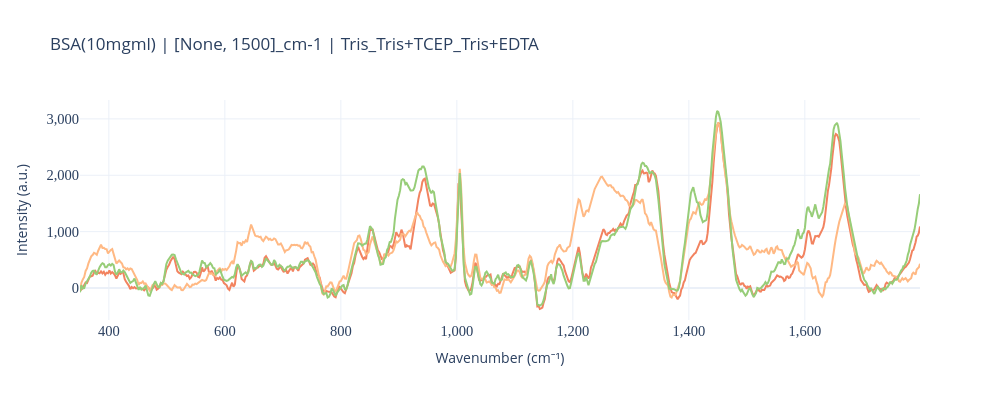
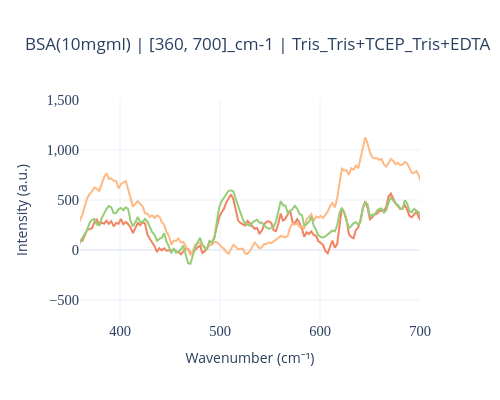
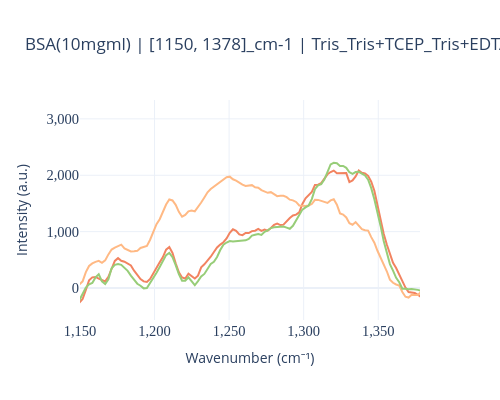
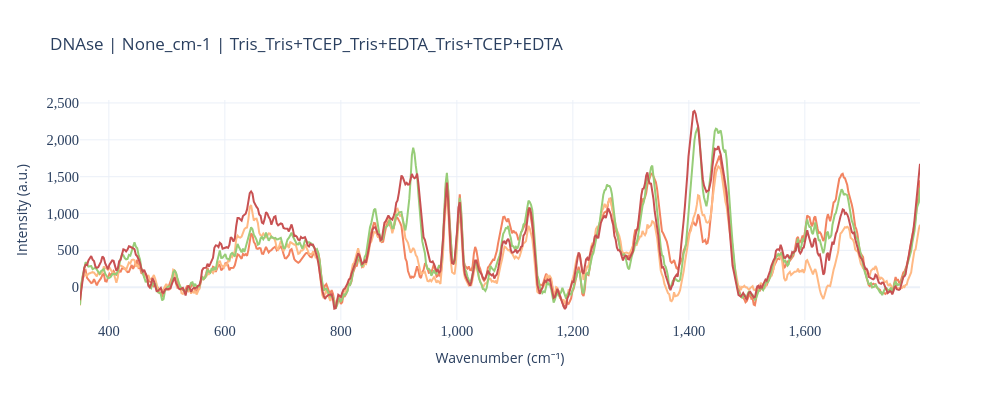

The notebook cell these images were saved under, in order:
### Code cell
data_dir = pub_data_dir# real_NAS / 'Wasatch-Raman_785/2025-12-10/buffers_BSA_dnase_igg'
# data_dir = real_NAS / 'Wasatch-Raman_785/2025-12-10/buffers_catalase'
# data_dir = real_NAS / 'Wasatch-Raman_785/2025-12-10/buffers_rubisco'

data_list, sample_df = collect_spectra_from_dir(data_dir, 'instantraman', recursive=True)

pipeline = rp.preprocessing.Pipeline(
    [
        rp.preprocessing.misc.Cropper(region=(350, 1800)),
        rp.preprocessing.despike.WhitakerHayes(),
        rp.preprocessing.denoise.SavGol(window_length=5, polyorder=3),
        # rp.preprocessing.baseline.ASPLS(lam=5e4),
        rp.preprocessing.baseline.ModPoly(poly_order=9),
        # rp.preprocessing.normalise.AUC(),
    ]
)

xranges = {'BSA(10mgml)': [[None,1500], [360, 700], [1150,1378]],
           'DNAse': [None, [360, 700], [1150,1378]],
           'CytC [high]': [None, [360, 700], [1500,1650]]
           }
yranges = {'BSA(10mgml)': [None, [-700,1500], None],
           'DNAse': [None, [-300, 1500], None],
           'CytC [high]': [None, None, None]}

fig_heights = {'BSA(10mgml)': [fig_height, fig_height, fig_height],
               'DNAse': [fig_height, fig_height, fig_height],
               'CytC [high]': [fig_height, fig_height, fig_height]}
fig_widths = {'BSA(10mgml)': [fig_width, fig_width*0.5, fig_width*0.5],
              'DNAse': [fig_width, fig_width*0.5, fig_width*0.5],
              'CytC [high]': [fig_width, fig_width*0.5, fig_width*0.5]}

n_groups = sample_df['Group ID'].nunique()

sampled_custom_colors = apc.palettes.primary # pcolors.sample_colorscale(px.colors.qualitative.Bold, samplepoints=n_groups)

def generate_subtract_dict()
subtract_id = '2025-12-10/Tris'

# subtract_id = {'2025-12-10/BSA(10mgml)': '2025-12-10/Tris',
#                '2025-12-10/DNAse': '2025-12-10/Tris',
#                '2025-12-13/CytC [high]': '2025-12-13/Tris'}
buffers = {'BSA(10mgml)': ['Tris', 'Tris+TCEP', 'Tris+EDTA'],
           'DNAse': ['Tris', 'Tris+TCEP', 'Tris+EDTA', 'Tris+TCEP+EDTA'],
           'CytC [high]': ['Tris', 'Tris+TCEP', 'Tris+EDTA', 'Tris+TCEP+EDTA']}


for protein in xranges.keys():
    for i, (xrange, yrange) in enumerate(zip(xranges[protein], yranges[protein])):
        buffer_subset = buffers[protein]
        buffer_str = '_'.join(buffer_subset)
        include_samples = [n for n in sample_df['Name'] if (any(n.endswith(buf) for buf in buffer_subset) and protein in n)]
        include_samples += [subtract_id]# list(subtract_id.values())

        f, names, rp_container = plot_spectra_in_dir(data_list,
                            col_to_plot = "Intensity (dark-subtracted)",
                            data_dir = data_dir,
                            subtract_id=subtract_id, # None if ('BSA' in protein) and ('Tris+TCEP+EDTA' in buffer_subset) else subtract_id,
                            rp_pipeline=pipeline,
                            colors=sampled_custom_colors,
                            include=include_samples,
                            height=fig_heights[protein][i],
                            width=fig_widths[protein][i],
                            # y_offset=0.002,
                            xaxis_title='Wavenumber (cm⁻¹)',
                            yaxis_title='Intensity (a.u.)',
                            title=f"{protein} | {xrange}_cm-1 | {buffer_str}"
                            )
        f.update_xaxes(range=xrange)
        f.update_yaxes(range=yrange)
        f.data = tuple(trace for trace in f.data if trace.name != subtract_id)
        # f.data = tuple(trace for trace in f.data if trace.name not in subtract_id.values())
        f.update_layout(showlegend=False)
        apc.plotly.style_plot(f, monospaced_axes="all")

        
        # protein_dir_pdf = plot_dir_pdf / protein
        # protein_dir_html = plot_dir_htmls / protein
        # protein_dir_pdf.mkdir(parents=True, exist_ok=True)
        # protein_dir_html.mkdir(parents=True, exist_ok=True)
        
        # f.write_image(protein_dir_pdf / f"{protein}_{xrange}_cm-1.pdf", scale=plot_scale)
        # f.write_html(protein_dir_html / f"{protein}_{xrange}_cm-1.html")
        f.show()

### Figure 1 — Plotly figure (JSON) as saved in the notebook; plotly's stock layout.template omitted (floating-point values rounded to 4 significant figures; data arrays with more than 128 entries replaced by an {"elided": "..."} marker saying what was removed)
{"data": [{"hoverinfo": "text+x+y", "line": {"color": "#F28360"}, "name": "2025-12-10/BSA(10mgml) Tris", "text": "2025-12-10/BSA(10mgml)<br>Tris", "type": "scatter", "x": {"elided": "668 float values"}, "y": {"elided": "668 float values"}}, {"hoverinfo": "text+x+y", "line": {"color": "#FFB984"}, "name": "2025-12-10/BSA(10mgml) Tris+TCEP", "text": "2025-12-10/BSA(10mgml)<br>Tris+TCEP", "type": "scatter", "x": {"elided": "668 float values"}, "y": {"elided": "668 float values"}}, {"hoverinfo": "text+x+y", "line": {"color": "#97CD78"}, "name": "2025-12-10/BSA(10mgml) Tris+EDTA", "text": "2025-12-10/BSA(10mgml)<br>Tris+EDTA", "type": "scatter", "x": {"elided": "668 float values"}, "y": {"elided": "668 float values"}}], "layout": {"height": 400, "showlegend": false, "title": {"text": "BSA(10mgml) | [None, 1500]_cm-1 | Tris_Tris+TCEP_Tris+EDTA"}, "width": 1000, "xaxis": {"range": [null, 1500], "tickfont": {"family": "AtkinsonHyperlegibleMono", "size": 14.5}, "tickformat": ",", "title": {"text": "Wavenumber (cm⁻¹)"}}, "yaxis": {"tickfont": {"family": "AtkinsonHyperlegibleMono", "size": 14.5}, "tickformat": ",", "title": {"text": "Intensity (a.u.)"}}}}

### Figure 2 — Plotly figure (JSON) as saved in the notebook; plotly's stock layout.template omitted (floating-point values rounded to 4 significant figures; data arrays with more than 128 entries replaced by an {"elided": "..."} marker saying what was removed)
{"data": [{"hoverinfo": "text+x+y", "line": {"color": "#F28360"}, "name": "2025-12-10/BSA(10mgml) Tris", "text": "2025-12-10/BSA(10mgml)<br>Tris", "type": "scatter", "x": {"elided": "668 float values"}, "y": {"elided": "668 float values"}}, {"hoverinfo": "text+x+y", "line": {"color": "#FFB984"}, "name": "2025-12-10/BSA(10mgml) Tris+TCEP", "text": "2025-12-10/BSA(10mgml)<br>Tris+TCEP", "type": "scatter", "x": {"elided": "668 float values"}, "y": {"elided": "668 float values"}}, {"hoverinfo": "text+x+y", "line": {"color": "#97CD78"}, "name": "2025-12-10/BSA(10mgml) Tris+EDTA", "text": "2025-12-10/BSA(10mgml)<br>Tris+EDTA", "type": "scatter", "x": {"elided": "668 float values"}, "y": {"elided": "668 float values"}}], "layout": {"height": 400, "showlegend": false, "title": {"text": "BSA(10mgml) | [360, 700]_cm-1 | Tris_Tris+TCEP_Tris+EDTA"}, "width": 500, "xaxis": {"range": [360, 700], "tickfont": {"family": "AtkinsonHyperlegibleMono", "size": 14.5}, "tickformat": ",", "title": {"text": "Wavenumber (cm⁻¹)"}}, "yaxis": {"range": [-700, 1500], "tickfont": {"family": "AtkinsonHyperlegibleMono", "size": 14.5}, "tickformat": ",", "title": {"text": "Intensity (a.u.)"}}}}

### Figure 3 — Plotly figure (JSON) as saved in the notebook; plotly's stock layout.template omitted (floating-point values rounded to 4 significant figures; data arrays with more than 128 entries replaced by an {"elided": "..."} marker saying what was removed)
{"data": [{"hoverinfo": "text+x+y", "line": {"color": "#F28360"}, "name": "2025-12-10/BSA(10mgml) Tris", "text": "2025-12-10/BSA(10mgml)<br>Tris", "type": "scatter", "x": {"elided": "668 float values"}, "y": {"elided": "668 float values"}}, {"hoverinfo": "text+x+y", "line": {"color": "#FFB984"}, "name": "2025-12-10/BSA(10mgml) Tris+TCEP", "text": "2025-12-10/BSA(10mgml)<br>Tris+TCEP", "type": "scatter", "x": {"elided": "668 float values"}, "y": {"elided": "668 float values"}}, {"hoverinfo": "text+x+y", "line": {"color": "#97CD78"}, "name": "2025-12-10/BSA(10mgml) Tris+EDTA", "text": "2025-12-10/BSA(10mgml)<br>Tris+EDTA", "type": "scatter", "x": {"elided": "668 float values"}, "y": {"elided": "668 float values"}}], "layout": {"height": 400, "showlegend": false, "title": {"text": "BSA(10mgml) | [1150, 1378]_cm-1 | Tris_Tris+TCEP_Tris+EDTA"}, "width": 500, "xaxis": {"range": [1150, 1378], "tickfont": {"family": "AtkinsonHyperlegibleMono", "size": 14.5}, "tickformat": ",", "title": {"text": "Wavenumber (cm⁻¹)"}}, "yaxis": {"tickfont": {"family": "AtkinsonHyperlegibleMono", "size": 14.5}, "tickformat": ",", "title": {"text": "Intensity (a.u.)"}}}}

### Figure 4 — Plotly figure (JSON) as saved in the notebook; plotly's stock layout.template omitted (floating-point values rounded to 4 significant figures; data arrays with more than 128 entries replaced by an {"elided": "..."} marker saying what was removed)
{"data": [{"hoverinfo": "text+x+y", "line": {"color": "#F28360"}, "name": "2025-12-10/DNAse Tris", "text": "2025-12-10/DNAse<br>Tris", "type": "scatter", "x": {"elided": "668 float values"}, "y": {"elided": "668 float values"}}, {"hoverinfo": "text+x+y", "line": {"color": "#FFB984"}, "name": "2025-12-10/DNAse Tris+TCEP", "text": "2025-12-10/DNAse<br>Tris+TCEP", "type": "scatter", "x": {"elided": "668 float values"}, "y": {"elided": "668 float values"}}, {"hoverinfo": "text+x+y", "line": {"color": "#97CD78"}, "name": "2025-12-10/DNAse Tris+EDTA", "text": "2025-12-10/DNAse<br>Tris+EDTA", "type": "scatter", "x": {"elided": "668 float values"}, "y": {"elided": "668 float values"}}, {"hoverinfo": "text+x+y", "line": {"color": "#C85152"}, "name": "2025-12-10/DNAse Tris+TCEP+EDTA", "text": "2025-12-10/DNAse<br>Tris+TCEP+EDTA", "type": "scatter", "x": {"elided": "668 float values"}, "y": {"elided": "668 float values"}}], "layout": {"height": 400, "showlegend": false, "title": {"text": "DNAse | None_cm-1 | Tris_Tris+TCEP_Tris+EDTA_Tris+TCEP+EDTA"}, "width": 1000, "xaxis": {"tickfont": {"family": "AtkinsonHyperlegibleMono", "size": 14.5}, "tickformat": ",", "title": {"text": "Wavenumber (cm⁻¹)"}}, "yaxis": {"tickfont": {"family": "AtkinsonHyperlegibleMono", "size": 14.5}, "tickformat": ",", "title": {"text": "Intensity (a.u.)"}}}}
